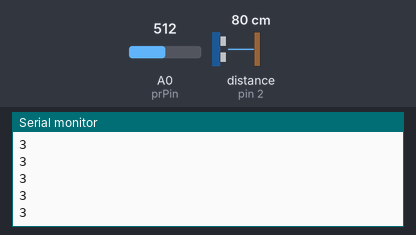
Bench run of a sketch on a simulated Arduino Uno, built with avr-gcc and run on an emulated ATmega328P. Shown: the last lines printed to the serial monitor. Wiring (inferred from the names in the program): ultrasonic range finder: trigger pin 3; echo pin 2. The test bench sets the inputs (shaded band); at power-on: distance to the obstacle (sensor on pin 2) 80 cm, A0 (prPin) = 512. The echo pulse lasts 58.3 µs per cm.

Above: at 1.2 s.
1.3 s: distance to the obstacle (sensor on pin 2) set to 2 cm
At 2.2 s:
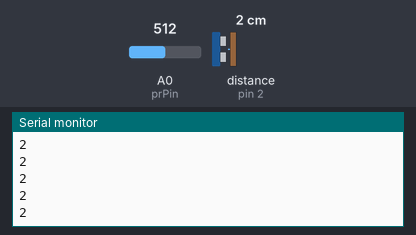
2.8 s: A0 (prPin) set to 122
At 3.9 s:
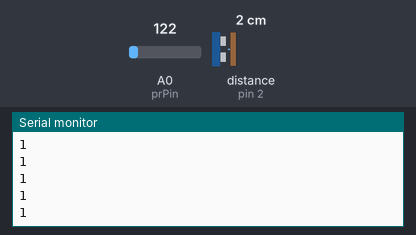
Timing chart, 0 to 5.8 s (numbered marks = the images above; inputs shaded):
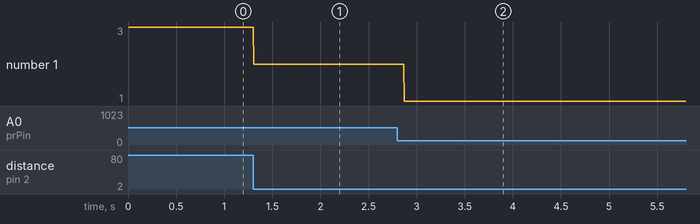

Measured:
- after the input at 1.3 s, the serial monitor: prints a new line at once (image 1)
- after the input at 2.8 s, the serial monitor: prints a new line after 0.07 s (image 2)
- plotted number 1: 3 → 2 after the input at 1.3 s, 2 → 1 after the input at 2.8 s

The sketch:

arduinocode.ino
```cpp
#include <ArduinoJson.h>


//Defining Pins for the Ultrasonic Sensor
#define echoPin 2
#define trigPin 3


//Defining Variables to Calculate the Distance
long duration;
int distance;

int value;

//Defining Pins for the Photoresistor
const int prPin = A0;


void setup() {
  //Setting pinMode for the PR
  pinMode (prPin, INPUT);

  //Setting the Different pinModes for the Ultrasonic Sensor
  pinMode (trigPin, OUTPUT);
  pinMode (echoPin, INPUT);

  //Begin Serial Communication
  Serial.begin(9600);

}

void loop() {
   //Reading of Room Brightness with PR
  int brightness = analogRead(prPin);

  //Dividing Brightness Value by 8 to Limit Level to 128 (
  brightness = brightness / 8;

  //Clearing the trigPins to reset
  digitalWrite(trigPin, LOW);

  //Setting the trigPin to high to obtain values
  digitalWrite(trigPin, HIGH);
  digitalWrite(trigPin, LOW);

  //Reading from the echoPin
  duration = pulseInLong(echoPin, HIGH);

  //Calculating the Distance Value
  distance = duration/58;

  //Send 1 Over Serial for High Brightness
  if (20 > distance && 35 > brightness) {
    Serial.println(1);
  }

  //Send 2 Over Serial for Low Brightness
  else if (20 > distance  && brightness > 35) {
    Serial.println(2);
  }

  //Send 3 Over Serial if Ultrasonic Sensor is not Triggered
  else if (distance > 20) {
    Serial.println(3);
  }


}
```
